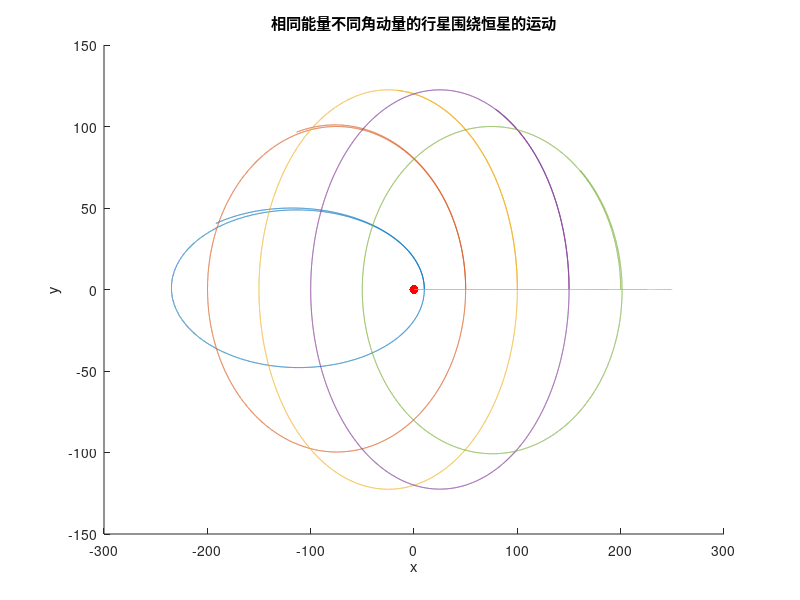

Write the MATLAB code that produced this figure.
T=150;
r0=[10 50 100 150 200 250];     %初始半径r0
theta0=0;   %初始theta角度
k=5000;       %k=G*M
E=-20;   %行星不同的能量
v0=sqrt(2*E+2*k./r0);  %行星的初速度
%行星运动轨迹方程
F=@(t,u)[u(2);u(1).*u(4).^2-k.*u(1).^-2;u(4);-2.*u(2).*u(4)./u(1)];
%星星轨迹作图前准备
figure
xlabel('x');ylabel('y');
%axis([-300 150 -800 800]);
title('相同能量不同角动量的行星围绕恒星的运动');
sun=line(0,0,'color','r','marker','.','markersize',20);
hold on
for i=1:length(r0)
    [t,y]=ode45(F,0:0.01:T,[r0(i) 0 0 v0(i)/r0(i)]);
    [X,Y]=pol2cart(y(:,3),y(:,1));
    plot(X,Y);
end